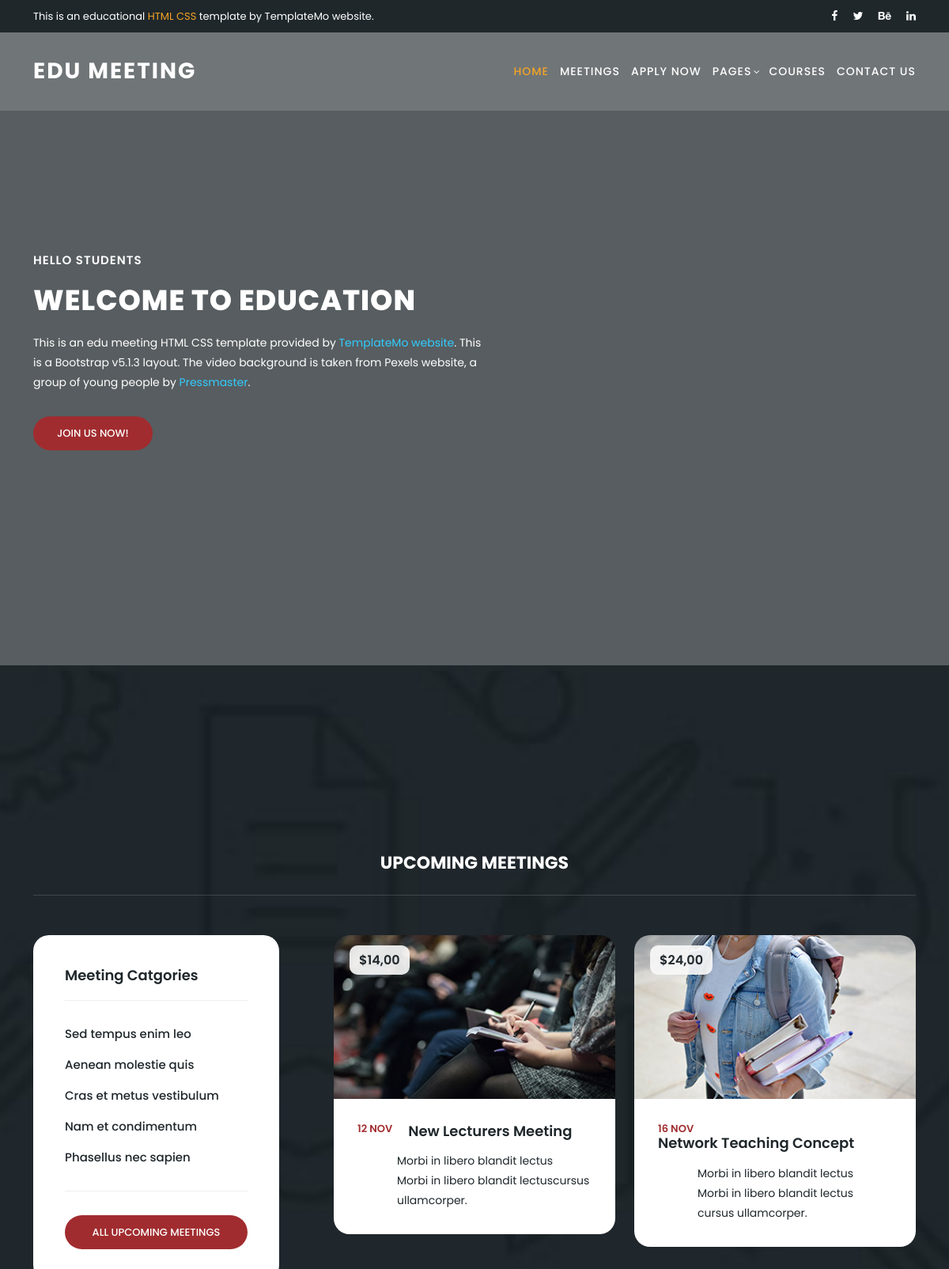
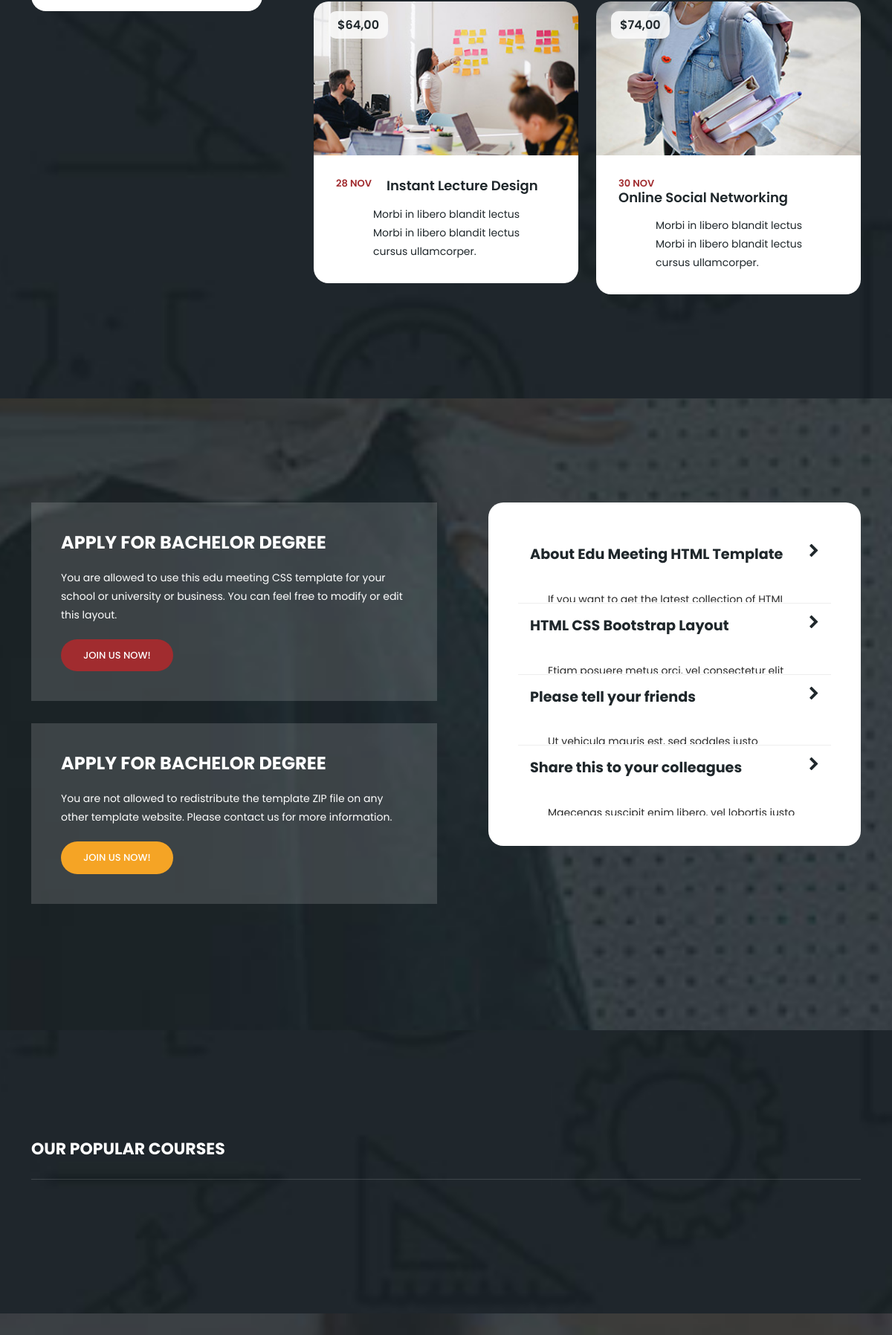
The page / (upper part) on the database its author committed (2 pictures, top to bottom).
### tables this page shows
CREATE TABLE `meetings` (
  `meeting_date` date NOT NULL,
  `meeting_title` varchar(150) NOT NULL,
  `meeting_content` varchar(200) NOT NULL,
  `meeting_location` varchar(150) NOT NULL,
  `meeting_price` decimal(10,0) UNSIGNED NOT NULL,
  `meeting_image` blob NOT NULL,
  `active` tinyint(1) NOT NULL,
  `meeting_id` int(200) UNSIGNED NOT NULL,
  `category_id` int(200) UNSIGNED NOT NULL
);

### index.php (the view, shortened to what this page needs)
<?php
include('C:/xampp/htdocs/project_r1/admin/db_connection.php');
$sql = "SELECT meeting_title, meeting_price, meeting_image, meeting_content, meeting_id, category_id ,
 DATE_FORMAT(meeting_date, '%e %b') AS meeting_date FROM meetings WHERE category_id = 1";
$stmt = $conn->prepare($sql);
$stmt->execute();
$data = $stmt->fetchAll();
?>
<!DOCTYPE html>
<html lang="en">
  <head>
    <link href="vendor/bootstrap/css/bootstrap.min.css" rel="stylesheet">
    <link rel="stylesheet" href="assets/css/fontawesome.css">
    <link rel="stylesheet" href="assets/css/templatemo-edu-meeting.css">
    <link rel="stylesheet" href="assets/css/owl.css">
    <link rel="stylesheet" href="assets/css/lightbox.css">
  </head>
<body>
  <div class="sub-header">
    <div class="container">
      <div class="row">
        <div class="col-lg-8 col-sm-8">
          <div class="left-content">
            <p>This is an educational <em>HTML CSS</em> template by TemplateMo website.</p>
          </div>
        </div>
        <div class="col-lg-4 col-sm-4">
          <div class="right-icons">
            <ul>
              <li><a href="#"><i class="fa fa-facebook"></i></a></li>
              <li><a href="#"><i class="fa fa-twitter"></i></a></li>
              <li><a href="#"><i class="fa fa-behance"></i></a></li>
              <li><a href="#"><i class="fa fa-linkedin"></i></a></li>
            </ul>
          </div>
        </div>
      </div>
    </div>
  </div>
  <header class="header-area header-sticky">
      <div class="container">
          <div class="row">
              <div class="col-12">
                  <nav class="main-nav">
                      <a href="index.php" class="logo">
                          Edu Meeting
                      </a>
                      <ul class="nav">
                          <li class="scroll-to-section"><a href="#top" class="active">Home</a></li>
                          <li><a href="meetings.php">Meetings</a></li>
                          <li class="scroll-to-section"><a href="#apply">Apply Now</a></li>
                          <li class="has-sub">
                              <a href="javascript:void(0)">Pages</a>
                          </li>
                          <li class="scroll-to-section"><a href="#courses">Courses</a></li>
                          <li class="scroll-to-section"><a href="#contact">Contact Us</a></li>
                      </ul>
                  </nav>
              </div>
          </div>
      </div>
  </header>
  <section class="section main-banner" id="top" data-section="section1">
      <video autoplay muted loop id="bg-video">
          <source src="assets/images/course-video.mp4" type="video/mp4" />
      </video>
      <div class="video-overlay header-text">
          <div class="container">
            <div class="row">
              <div class="col-lg-12">
                <div class="caption">
              <h6>Hello Students</h6>
              <h2>Welcome to Education</h2>
              <p>This is an edu meeting HTML CSS template provided by <a rel="nofollow" href="https://templatemo.com/page/1" target="_blank">TemplateMo website</a>. This is a Bootstrap v5.1.3 layout. The video background is taken from Pexels website, a group of young people by <a rel="nofollow" href="https://www.pexels.com/@pressmaster" target="_blank">Pressmaster</a>.</p>
              <div class="main-button-red">
                  <div class="scroll-to-section"><a href="#contact">Join Us Now!</a></div>
              </div>
          </div>
              </div>
            </div>
          </div>
      </div>
  </section>
  <section class="upcoming-meetings" id="meetings">
    <div class="container">
      <div class="row">
        <div class="col-lg-12">
          <div class="section-heading">
            <h2>Upcoming Meetings</h2>
          </div>
        </div>
        <div class="col-lg-4">
          <div class="categories">
            <h4>Meeting Catgories</h4>
            <ul>
              <li><a href="#">Sed tempus enim leo</a></li>
              <li><a href="#">Aenean molestie quis</a></li>
              <li><a href="#">Cras et metus vestibulum</a></li>
              <li><a href="#">Nam et condimentum</a></li>
              <li><a href="#">Phasellus nec sapien</a></li>
            </ul>
            <div class="main-button-red">
              <a href="meetings.php">All Upcoming Meetings</a>
            </div>
          </div>
        </div>
        <div class="col-lg-8">
          <div class="row">
            <?php  foreach ($data as $row) { ?>
            <div class="col-lg-6">
              <div class="meeting-item">
                <div class="thumb">
                  <div class="price">
                    <span>$<?php echo number_format($row["meeting_price"],2, ',', ''); ?></span>
                  </div>
                  <a href="meeting-details.php?id=<?php echo $row["meeting_id"]; ?>">
                <img src="/project_r1/assets/images/<?php echo $row["meeting_image"]; ?>" alt="<?php echo $row["meeting_title"]; ?>"></a>
                </div>
                <div class="down-content">
                  <div class="date">
                    <h6><?php echo $row["meeting_date"]; ?></h6>
                  </div>
                  <a href="meeting-details.php?id=<?php echo $row["meeting_id"]; ?>"><h4><?php echo $row["meeting_title"]; ?></h4></a>
                  <p>Morbi in libero blandit lectus<br><?php echo $row["meeting_content"]; ?></p>
                </div>
              </div>
            </div>
            <?php }?>
          </div>
        </div>
      </div>
    </div>
  </section>
  <section class="apply-now" id="apply">
    <div class="container">
      <div class="row">
        <div class="col-lg-6 align-self-center">
          <div class="row">
            <div class="col-lg-12">
              <div class="item">
                <h3>APPLY FOR BACHELOR DEGREE</h3>
                <p>You are allowed to use this edu meeting CSS template for your school or university or business. You can feel free to modify or edit this layout.</p>
                <div class="main-button-red">
                  <div class="scroll-to-section"><a href="#contact">Join Us Now!</a></div>
              </div>
              </div>
            </div>
            <div class="col-lg-12">
              <div class="item">
                <h3>APPLY FOR BACHELOR DEGREE</h3>
                <p>You are not allowed to redistribute the template ZIP file on any other template website. Please contact us for more information.</p>
                <div class="main-button-yellow">
                  <div class="scroll-to-section"><a href="#contact">Join Us Now!</a></div>
              </div>
              </div>
            </div>
          </div>
        </div>
        <div class="col-lg-6">
          <div class="accordions is-first-expanded">
            <article class="accordion">
                <div class="accordion-head">
                    <span>About Edu Meeting HTML Template</span>
                    <span class="icon">
                        <i class="icon fa fa-chevron-right"></i>
                    </span>
                </div>
                <div class="accordion-body">
                    <div class="content">
                        <p>If you want to get the latest collection of HTML CSS templates for your websites, you may visit </p>
                    </div>
                </div>
            </article>
            <article class="accordion">
                <div class="accordion-head">
                    <span>HTML CSS Bootstrap Layout</span>
                    <span class="icon">
                        <i class="icon fa fa-chevron-right"></i>
                    </span>
                </div>
                <div class="accordion-body">
                    <div class="content">
                        <p>Etiam posuere metus orci, vel consectetur elit imperdiet eu. Cras ipsum magna, maximus at semper sit amet, eleifend eget neque. Nunc facilisis quam purus, sed vulputate augue interdum vitae. Aliquam a elit massa.<br><br>
                        </p>
                    </div>
                </div>
            </article>
            <article class="accordion">
                <div class="accordion-head">
                    <span>Please tell your friends</span>
                    <span class="icon">
                        <i class="icon fa fa-chevron-right"></i>
                    </span>
                </div>
                <div class="accordion-body">
                    <div class="content">
                        <p>Ut vehicula mauris est, sed sodales justo rhoncus eu. Morbi porttitor quam velit, at ullamcorper justo suscipit sit amet. Quisque at suscipit mi, non efficitur velit.<br><br>
                        Cras et tortor semper, placerat eros sit amet, porta est. Mauris porttitor sapien et quam volutpat luctus. Nullam sodales ipsum ac neque ultricies varius.</p>
                    </div>
                </div>
            </article>
            <article class="accordion last-accordion">
                <div class="accordion-head">
                    <span>Share this to your colleagues</span>
                    <span class="icon">
                        <i class="icon fa fa-chevron-right"></i>
                    </span>
                </div>
                <div class="accordion-body">
                    <div class="content">
                        <p>Maecenas suscipit enim libero, vel lobortis justo condimentum id. Interdum et malesuada fames ac ante ipsum primis in faucibus.<br><br>
                        Sed eleifend metus sit amet magna tristique, posuere laoreet arcu semper. Nulla pellentesque ut tortor sit amet maximus. In eu libero ullamcorper, semper nisi quis, convallis nisi.</p>
                    </div>
                </div>
            </article>
        </div>
        </div>
      </div>
    </div>
  </section>
  <section class="our-courses" id="courses">
    <div class="container">
      <div class="row">
        <div class="col-lg-12">
          <div class="section-heading">
            <h2>Our Popular Courses</h2>
          </div>
        </div>
      </div>
    </div>
  </section>
  <section class="our-facts">
  </section>
</body>
</body>
</html>

### rows shown on the page
meetings: meeting_price "14,00", meeting_image (picture), meeting_date "12 NOV", meeting_title "New Lecturers Meeting", meeting_content "Morbi in libero blandit lectuscursus ullamcorper."
meetings: meeting_price "24,00", meeting_image (picture), meeting_date "16 NOV", meeting_title "Network Teaching Concept", meeting_content "Morbi in libero blandit lectus cursus ullamcorper."
meetings: meeting_price "64,00", meeting_image (picture), meeting_date "28 NOV", meeting_title "Instant Lecture Design", meeting_content "Morbi in libero blandit lectus cursus ullamcorper."
meetings: meeting_price "74,00", meeting_image (picture), meeting_date "30 NOV", meeting_title "Online Social Networking", meeting_content "Morbi in libero blandit lectus cursus ullamcorper."
